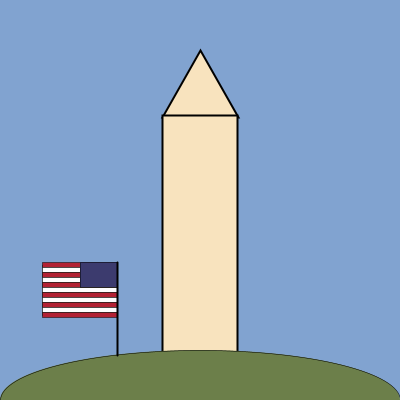
Frame 1 (no input)
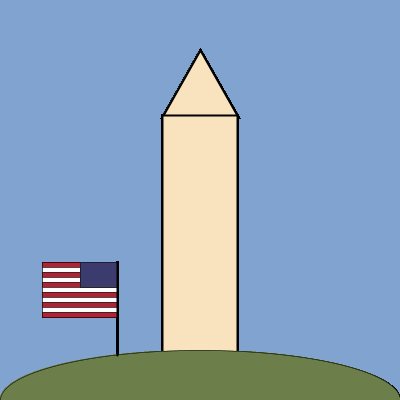
Frame 60 (the mouse pressed at the canvas centre just before this capture)
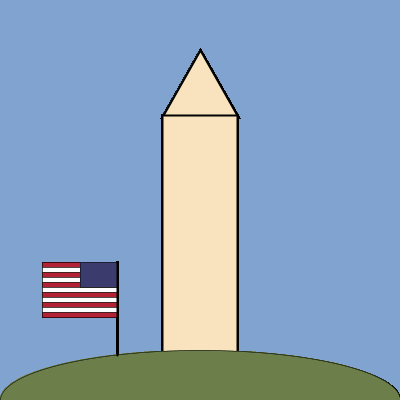
Frame 120 (the mouse held since frame 60 and released just before this capture)

The Processing sketch that drew these frames (run headless with seeded random() and noise(); from frame 60 on, the mouse is pressed at the canvas centre):

// Processing sketch: processing_181932
// ── processing_181932.pde

int flagW = 75;
int flagH = 50;

void setup() {
  background(129,163,208);
  size(400,400);
  
}

void draw () {
   
  strokeWeight(2);
  fill(248,227,190);
  triangle(width/2+38, 117, width/2-38, 117, width/2, 50);
  rectMode(CENTER);
  rect(width/2, (height/2+40), 75, 250);
  strokeWeight(.5);
  fill(108,127,74);
  ellipse(width/2, height, width, height/4);
  rect(80, 290, flagW, flagH);
  fill(178,34,52);
  rect(80,265, flagW, flagH/10);
  fill(255,255,255);
   rect(80,270, flagW, flagH/10);
   fill(178,34,52);
   rect(80,275, flagW, flagH/10);
  fill(255,255,255); 
   rect(80,280, flagW, flagH/10);
   fill(178,34,52);
    rect(80,285, flagW, flagH/10);
    fill(255,255,255);
     rect(80,290, flagW, flagH/10);
     fill(178,34,52);
      rect(80,295, flagW, flagH/10);
      fill(255,255,255);
       rect(80,300, flagW, flagH/10);
       fill(178,34,52);
        rect(80,305, flagW, flagH/10);
        fill(255,255,255);
         rect(80,310, flagW, flagH/10);
         fill(178,34,52);
          rect(80,315, flagW, flagH/10);
   fill(60,59,110);
   rectMode(CORNER);       
   rect(80, 262, 37.5, 25);
   strokeWeight(2);
   line(117.5, 262, 117.5, 355);
  

    

  
  
}
